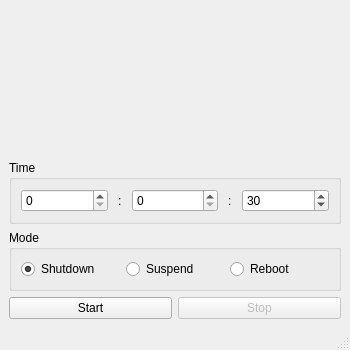
<?xml version="1.0" encoding="UTF-8"?>
<ui version="4.0">
 <class>MainWindow</class>
 <widget class="QMainWindow" name="MainWindow">
  <property name="geometry">
   <rect>
    <x>0</x>
    <y>0</y>
    <width>350</width>
    <height>350</height>
   </rect>
  </property>
  <property name="sizePolicy">
   <sizepolicy hsizetype="Preferred" vsizetype="Preferred">
    <horstretch>0</horstretch>
    <verstretch>0</verstretch>
   </sizepolicy>
  </property>
  <property name="minimumSize">
   <size>
    <width>350</width>
    <height>350</height>
   </size>
  </property>
  <property name="maximumSize">
   <size>
    <width>350</width>
    <height>350</height>
   </size>
  </property>
  <property name="windowTitle">
   <string>Sleeper</string>
  </property>
  <widget class="QWidget" name="centralwidget">
   <layout class="QVBoxLayout" name="verticalLayout">
    <item>
     <widget class="QLabel" name="logo">
      <property name="sizePolicy">
       <sizepolicy hsizetype="Preferred" vsizetype="Preferred">
        <horstretch>0</horstretch>
        <verstretch>1</verstretch>
       </sizepolicy>
      </property>
      <property name="text">
       <string/>
      </property>
     </widget>
    </item>
    <item>
     <widget class="QGroupBox" name="box_time">
      <property name="title">
       <string>Time</string>
      </property>
      <layout class="QHBoxLayout" name="horizontalLayout">
       <property name="spacing">
        <number>10</number>
       </property>
       <item>
        <widget class="QSpinBox" name="hours">
         <property name="sizePolicy">
          <sizepolicy hsizetype="Expanding" vsizetype="Fixed">
           <horstretch>0</horstretch>
           <verstretch>0</verstretch>
          </sizepolicy>
         </property>
         <property name="maximum">
          <number>99999</number>
         </property>
        </widget>
       </item>
       <item alignment="Qt::AlignHCenter">
        <widget class="QLabel" name="sep_1">
         <property name="sizePolicy">
          <sizepolicy hsizetype="Preferred" vsizetype="Preferred">
           <horstretch>0</horstretch>
           <verstretch>0</verstretch>
          </sizepolicy>
         </property>
         <property name="minimumSize">
          <size>
           <width>4</width>
           <height>0</height>
          </size>
         </property>
         <property name="text">
          <string>:</string>
         </property>
        </widget>
       </item>
       <item>
        <widget class="QSpinBox" name="minutes">
         <property name="sizePolicy">
          <sizepolicy hsizetype="Expanding" vsizetype="Fixed">
           <horstretch>0</horstretch>
           <verstretch>0</verstretch>
          </sizepolicy>
         </property>
         <property name="maximum">
          <number>59</number>
         </property>
        </widget>
       </item>
       <item alignment="Qt::AlignHCenter">
        <widget class="QLabel" name="sep_2">
         <property name="sizePolicy">
          <sizepolicy hsizetype="Preferred" vsizetype="Preferred">
           <horstretch>0</horstretch>
           <verstretch>0</verstretch>
          </sizepolicy>
         </property>
         <property name="text">
          <string>:</string>
         </property>
        </widget>
       </item>
       <item>
        <widget class="QSpinBox" name="seconds">
         <property name="sizePolicy">
          <sizepolicy hsizetype="Expanding" vsizetype="Fixed">
           <horstretch>0</horstretch>
           <verstretch>0</verstretch>
          </sizepolicy>
         </property>
         <property name="maximum">
          <number>59</number>
         </property>
         <property name="value">
          <number>30</number>
         </property>
        </widget>
       </item>
      </layout>
     </widget>
    </item>
    <item>
     <widget class="QGroupBox" name="box_mode">
      <property name="title">
       <string>Mode</string>
      </property>
      <layout class="QHBoxLayout" name="horizontalLayout_2">
       <item>
        <widget class="QRadioButton" name="is_shutdown">
         <property name="text">
          <string>Shutdown</string>
         </property>
         <property name="checked">
          <bool>true</bool>
         </property>
        </widget>
       </item>
       <item>
        <widget class="QRadioButton" name="is_suspend">
         <property name="text">
          <string>Suspend</string>
         </property>
        </widget>
       </item>
       <item>
        <widget class="QRadioButton" name="is_reboot">
         <property name="text">
          <string>Reboot</string>
         </property>
        </widget>
       </item>
      </layout>
     </widget>
    </item>
    <item>
     <layout class="QHBoxLayout" name="box_btns">
      <item>
       <widget class="QPushButton" name="btn_start">
        <property name="text">
         <string>Start</string>
        </property>
       </widget>
      </item>
      <item>
       <widget class="QPushButton" name="btn_stop">
        <property name="enabled">
         <bool>false</bool>
        </property>
        <property name="text">
         <string>Stop</string>
        </property>
       </widget>
      </item>
     </layout>
    </item>
   </layout>
  </widget>
  <widget class="QMenuBar" name="menubar">
   <property name="geometry">
    <rect>
     <x>0</x>
     <y>0</y>
     <width>350</width>
     <height>25</height>
    </rect>
   </property>
  </widget>
  <widget class="QStatusBar" name="statusbar"/>
 </widget>
 <resources/>
 <connections/>
</ui>
